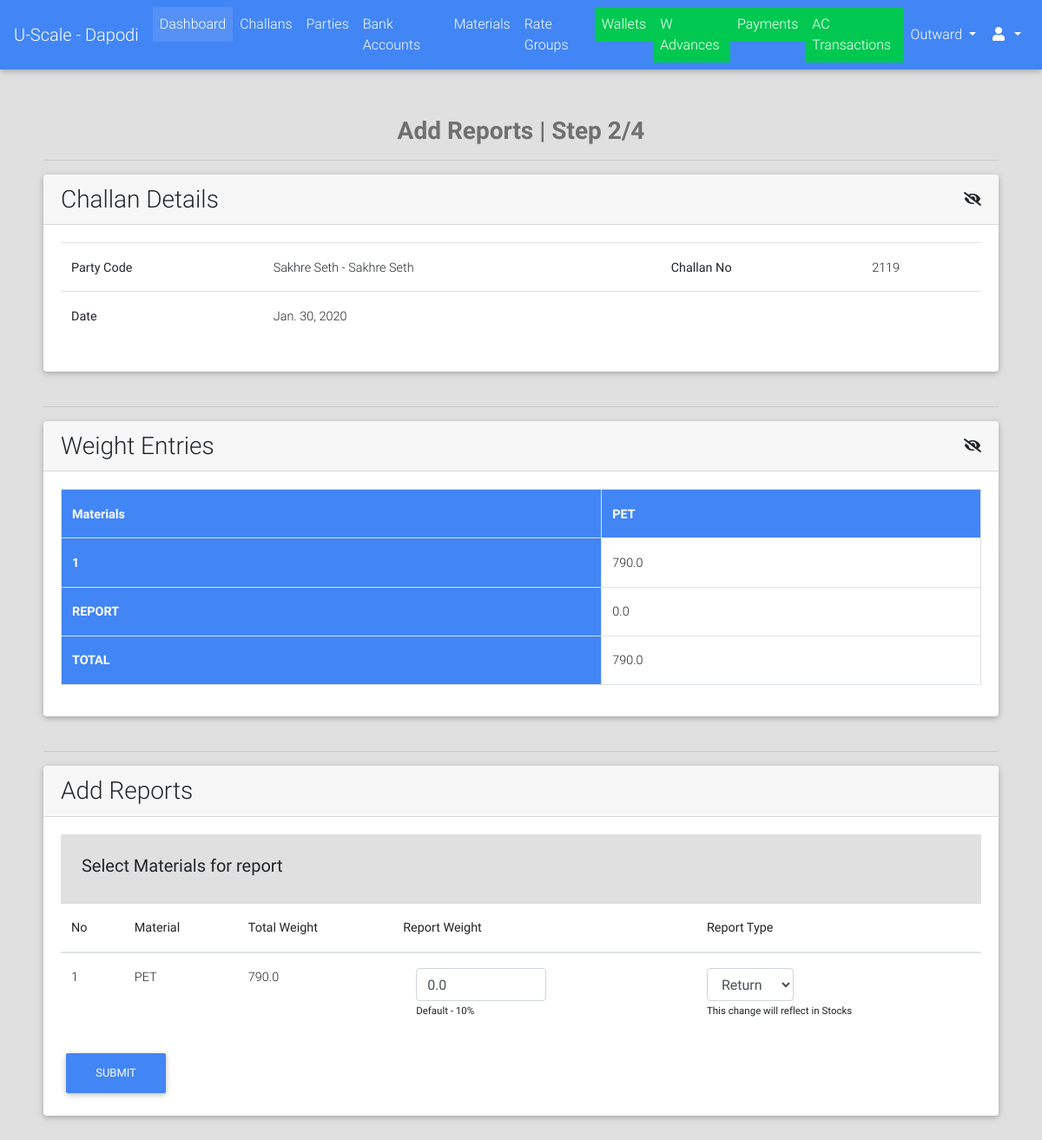
Page /challans/assign/reports/2119/ (signed in) on the committed database.
### challans/models.py (models this page shows, shortened)
class Challan(models.Model):
    STATUS_CHOICES = (("PN", "Pending"), ("DN", "Done"))
    created_by = models.ForeignKey(User, on_delete=models.PROTECT)
    party = models.ForeignKey("parties.Party", on_delete=models.CASCADE)
    challan_no = models.PositiveIntegerField(unique=True
                                             )
    vehicle_details = models.CharField(max_length=128, blank=True, null=True)
    weights_amount = models.DecimalField(max_digits=9, decimal_places=2, default=decimal.Decimal(0.00))
    extra_charges = models.DecimalField(verbose_name="Kata Charges", max_digits=9, decimal_places=2,
                                        default=decimal.Decimal(0.00), validators=[MinValueValidator(limit_value=0), MaxValueValidator(limit_value=100)])
    round_amount = models.DecimalField(max_digits=4, decimal_places=2, default=decimal.Decimal(0.00), validators=[MinValueValidator(limit_value=-10), MaxValueValidator(limit_value=10)])
    total_amount = models.DecimalField(max_digits=9, decimal_places=2, default=decimal.Decimal(0.00), validators=[MinValueValidator(limit_value=0)])
    image = models.ImageField(upload_to="payments/", blank=True, null=True)
    extra_info = models.TextField(blank=True)
    created_on = models.DateField(verbose_name="Challan Date")
    updated_on = models.DateTimeField(auto_now=True)
    is_entries_done = models.BooleanField(default=False)
    is_reports_done = models.BooleanField(default=False)
    is_rates_assigned = models.BooleanField(default=False)
    is_payed = models.BooleanField(default=False)
    status = models.CharField(max_length=2, choices=STATUS_CHOICES, default="PN")
    @property
    def get_assign_reports_url(self):
        return reverse_lazy("challans:assign_reports", kwargs={'challan_no': self.challan_no})

class Weight(models.Model):
    STATUS_CHOICES = (("PN", "Pending"), ("DN", "Done"))
    challan = models.ForeignKey("Challan", on_delete=models.CASCADE)
    material = models.ForeignKey("materials.Material", on_delete=models.CASCADE)
    total_weight = models.FloatField(validators=[MinValueValidator(0.00)], default=0.00)
    rate_per_unit = models.DecimalField(max_digits=5, decimal_places=2, null=True, blank=True)
    amount = models.DecimalField(max_digits=9, decimal_places=2, default=0.00)
    stock_weight = models.FloatField(validators=[MinValueValidator(0.00)], default=0.00)
    status = models.CharField(max_length=2, choices=STATUS_CHOICES, default="PN")
    class Meta:
        unique_together = ("challan", "material")
    @property
    def get_report_weight_display(self):
        if hasattr(self, "reportweight"):
            return self.reportweight.weight_count
        else:
            return "-"

class ReportWeight(models.Model):
    REPORT_TYPE_CHOICES = (("RP", "Report"), ("RT", "Return"))
    STATUS_CHOICES = (("PN", "Pending"), ("DN", "Done"))
    weight = models.OneToOneField("Weight", on_delete=models.CASCADE)
    weight_count = models.FloatField(default=0.0)
    report_type = models.CharField(max_length=2, choices=REPORT_TYPE_CHOICES)
    status = models.CharField(max_length=2, choices=STATUS_CHOICES, default="PN")
    reported_on = models.DateField(blank=True, null=True)

### parties/models.py (models this page shows, shortened)
class Party(models.Model):
    RATE_TYPE_CHOICES = (("GR", "Group Rate"), ("IR", "Individual Rate"))
    rate_type = models.CharField(max_length=2, choices=RATE_TYPE_CHOICES)
    rate_group = models.ForeignKey("rates.RateGroup", on_delete=models.PROTECT, blank=True, null=True)
    name = models.CharField(max_length=128)
    party_code = models.CharField(max_length=32, blank=True)
    address = models.TextField(blank=True)
    phone = models.CharField(max_length=13)
    whatsapp = models.CharField(max_length=13, blank=True)
    email = models.EmailField(blank=True, null=True)
    extra_info = models.TextField(blank=True)
    is_wallet_party = models.BooleanField(default=False)
    is_active = models.BooleanField(default=True)
    class Meta:
        verbose_name = "Party"
        verbose_name_plural = "Parties"
    @property
    def get_display_text(self):
        return self.name

### materials/models.py (models this page shows, shortened)
class Material(models.Model):
    name = models.CharField(max_length=64)
    attribute = models.CharField(max_length=6, blank=True)
    material_code = models.CharField(max_length=12)
    extra_info = models.TextField(blank=True)
    has_report = models.BooleanField(default=False)
    merge_material = models.ForeignKey("self", related_name="merge_materials", on_delete=models.SET_NULL, blank=True, null=True)
    up_rate = models.FloatField(default=1.0, validators=[MinValueValidator(limit_value=0.1)])
    default_rate = models.FloatField(default=1.0, validators=[MinValueValidator(limit_value=0.1)])
    down_rate = models.FloatField(default=1.0, validators=[MinValueValidator(limit_value=0.1)])
    is_active = models.BooleanField(default=True)
    def __str__(self):
        return self.name
    @property
    def get_display_text(self):
        return self.name

### challans/views.py (the view)
# urls.py: url(r'^assign/reports/(?P<challan_no>[0-9a-zA-Z-]+)/$', views.assign_reports, name="assign_reports"),
@login_required
def assign_reports(request, challan_no):
    challan = get_object_or_404(Challan, challan_no=challan_no, is_entries_done=True)
    if request.method == "POST":
        report_inputs = [report_input for report_input in request.POST if "report_input" in report_input]
        for report_input in report_inputs:
            try:
                weight_id = report_input.split("__")[-1]
                report_type = request.POST["report_type__" + weight_id]
                weight = get_object_or_404(Weight, challan=challan, id=weight_id)
                weight_count = float(request.POST['report_input__' + weight_id])
                report_weight = ReportWeight.objects.get_or_create(weight=weight)[0]
                report_weight.weight_count = weight_count
                report_weight.report_type = report_type
                report_weight.reported_on = timezone.now()
                report_weight.save()
            except Exception as e:
                print(e)
                pass
        return redirect(challan.get_assign_rates_url)
    else:
        context = {"challan": challan}
        return render(request, "challans/assign_reports.html", context)

### portal/templatetags/constant_tags.py (called while the page is built)
@register.simple_tag
def get_branch_name():
    return settings.BRANCH_NAME

### portal/templates/challans/assign_reports.html (shortened to what this page needs)
{% extends "portal/base.html" %}
{% load crispy_forms_tags %}
{% block content %}
    <div class="container" style="padding: 50px 20px">
       <div class="heading" id="heading">
            <h3 class="text-black-50 font-weight-bold text-center">Add Reports | Step 2/4</h3>
            <hr>
        </div>
        <div class="card">
            <div class="card-header">
                <div class="row">
                    <div class="col-lg-6">
                        <h3 class="float-left m-auto">Challan Details</h3>
                    </div>
                    <div class="col-lg-6">
                        <i class="fa fa-eye-slash mt-2 float-right" id="challan_details_toggle"></i>
                    </div>
                </div>
            </div>
            <div class="card-body" id="challanDetails">
                <table class="table">
                    <tbody>
                        <tr>
                            <th>Party Code</th>
                            <td>{{ challan.party.name }} - {{ challan.party.get_display_text }}</td>
                            <th>Challan No</th>
                            <td>{{ challan.challan_no }}</td>
                        </tr>
                        <tr>
                            <th>Date</th>
                            <td colspan="3">{{ challan.created_on }}</td>
                        </tr>
                    </tbody>
                </table>
            </div>
        </div>
        <br><hr>
        {% if challan.weight_set.exists %}
            <div>
                <div class="card">
                    <div class="card-header">
                        <div class="row">
                            <div class="col-lg-6">
                                <h3 class="float-left m-auto">Weight Entries</h3>
                            </div>
                            <div class="col-lg-6">
                                <i class="fa fa-eye-slash mt-2 float-right" id="entries_toggle"></i>
                            </div>
                        </div>
                    </div>
                    <div class="card-body" id="entries">
                        <div class="table-responsive  text-nowrap">
                            <table class="table table-bordered table-hover">
                                <tbody id="tb">
                                </tbody>
                            </table>
                        </div>
                    </div>
                </div>
            <br>
            <hr>
            </div>
        {% endif %}
        <div>
            <div class="tempForm">
                <div class="card">
                    <div class="card-header">
                        <h3 class="m-auto">Add Reports</h3>
                    </div>
                    <div class="card-body">
                        <div class="card-content p-4 bg-light">
                            <h5>Select Materials for report</h5>
                        </div>
                        <form method="post" action="{{ challan.get_assign_reports_url }}">
                            <table class="table">
                                <thead>
                                    <th>No</th>
                                    <th>Material</th>
                                    <th>Total Weight</th>
                                    <th>Report Weight</th>
                                    <th>Report Type</th>
                                </thead>
                                {% for weight in challan.weight_set.all %}
                                    <tr id="weight_{{ weight.id }}" style="display: {% if weight.reportweight or weight.material.has_report %}{% else %}none{% endif %}">
                                        <td>{{ forloop.counter }}</td>
                                        <td>{{ weight.material }}</td>
                                        <td id="total_weight_{{ weight.id }}">{{ weight.total_weight }}</td>
                                        <td>
                                            <div class="col-lg-4">
                                                <input style="width: 150px" required value="{{ weight.reportweight.weight_count }}" min="0" id="report_input__{{ weight.id }}" name="report_input__{{ weight.id }}" type="number" step="0.01" class="form-control report_input">
                                                <small>Default - 10%</small>
                                            </div>
                                        </td>
                                        <td>
                                            <div class="">
                                                <select style="width: 100px"  class="form-control report_type" name="report_type__{{ weight.id }}" required>
                                                    <option class="type_return" {% if weight.material.has_report %}selected{% endif %} value="RT">Return</option>
                                                </select>
                                                <small>This change will reflect in Stocks</small>
                                            </div>
                                        </td>
                                    </tr>
                                {% endfor %}
                            </table>
                            <button class="btn btn-primary" type="submit">Submit</button>
                        </form>
                    </div>
                </div>
            </div>
        </div>
    </div>
{% endblock %}

### rows in the picture
Challan: party.name "Sakhre Seth", party.get_display_text "Sakhre Seth", challan_no "2119", created_on "Jan. 30, 2020"
Weight: material "PET", total_weight "790.0", reportweight.weight_count "0.0", material+id "Return"
